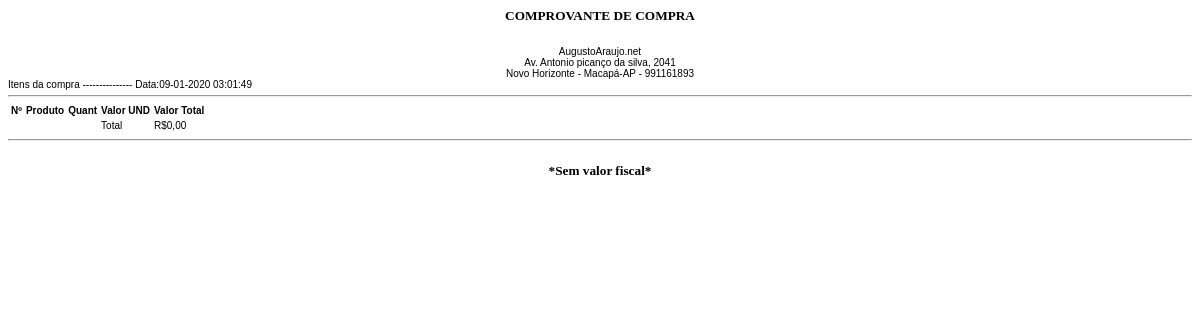
The app's page /imprimir-comprovante.php, older data.
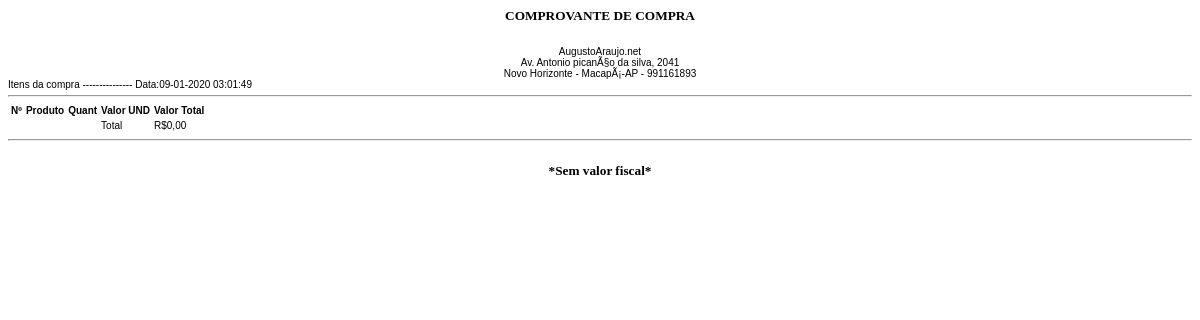
The same page, newer data.
### tables this page shows
CREATE TABLE IF NOT EXISTS `empresa` (
    `id_empresa` int(1) PRIMARY KEY NOT NULL AUTO_INCREMENT,
    `nome_empresa` varchar(100) NOT NULL,
    `cpf_cnpj` varchar(20) NOT NULL,
    `endereco_empresa` varchar(255) NOT NULL,
    `bairro_empresa` varchar(100) NOT NULL,
    `cidade_empresa` varchar(100) NOT NULL,
    `uf_empresa` varchar(2) NOT NULL,
    `contato_empresa` varchar(20) NOT NULL
  );

### funcoes.php (called while the page is built, shortened)
<?php
function Real($valor){ if($valor==true){ return number_format($valor,2,',','.');} else { return '0,00';}};
?>

### imprimir-comprovante.php (the view, shortened to what this page needs)
<?php
include('funcoes.php');
$sql_emp = mysql_query("SELECT * FROM empresa WHERE id_empresa=1") or die (mysql_error());
$dados_emp = mysql_fetch_array($sql_emp);
?>
<?php
echo '
<h5><center>COMPROVANTE DE COMPRA</center></h5>
<div style="font-size:10px; font-family:Arial, sans-serif;">
<center>'.$dados_emp['nome_empresa'].'<br>'.$dados_emp['endereco_empresa'].'<br>'.$dados_emp['bairro_empresa'].' -
'.$dados_emp['cidade_empresa'].'-'.$dados_emp['uf_empresa'].' - '.$dados_emp['contato_empresa'].'</center>
<div>Itens da compra --------------- Data:'.date('d-m-Y H:m:s').'</div><hr>
<table class="table table-hover text-center" style="font-size:10px; font-family:Arial, sans-serif;">
	<thead>
	<tr>
		<th>Nº</th>
		<th>Produto</th>
		<th>Quant</th>
		<th>Valor UND</th>
		<th>Valor Total</th>
	</tr>
	<thead>
	<tbody>';
	$total = 0;
	echo'
	<tr>
		<td></td>
		<td></td>
		<td></td>
		<td>Total</td>
		<td>R$'.Real($total).'</td>
	</tr>
	</tbody>
</table>
<hr>
</div>
<h5><center>*Sem valor fiscal*</center></h5>';
?>

Row changes from the older to the newer data that the page shows:
changed empresa "AugustoAraujo.net": endereco_empresa "Av. Antonio picanço da silva, 2041" → "Av. Antonio picanÃ§o da silva, 2041"; cidade_empresa "Macapá" → "MacapÃ¡"
